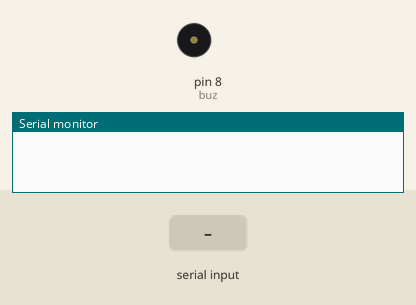
This sketch was run on a simulated Arduino Uno, built with avr-gcc and run on an emulated ATmega328P. On the bench: buzzer (waves = sounding), the last lines printed to the serial monitor. Inputs (shaded band) come from the test bench.

Above: at 1.2 s.
1.3 s: "1" received over Serial
At 1.7 s:
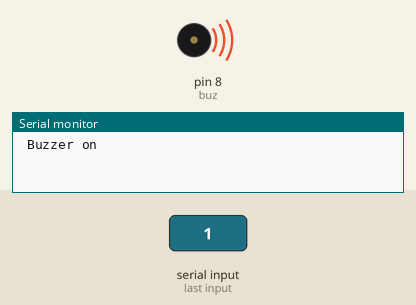
2.8 s: "0" received over Serial
At 4.0 s:
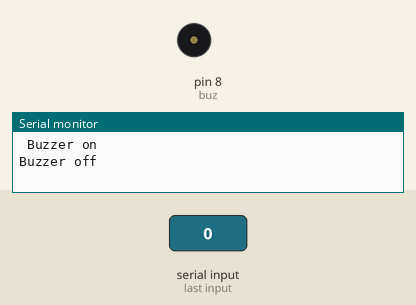
Timing chart, 0 to 5.8 s (numbered marks = the images above; inputs shaded):
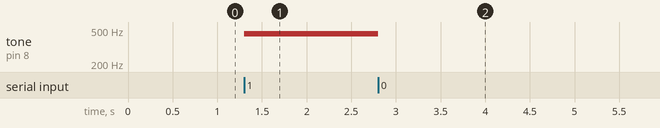

Measured:
- after the input at 1.3 s, tone on pin 8 (buz): silent → 450 Hz at once
- after the input at 2.8 s, tone on pin 8 (buz): 450 Hz → silent at once

The sketch:

code1.ino.ino
```cpp
 int buz =8;


 void setup() {
  pinMode(buz, OUTPUT);


  //start serial
  Serial.begin(9600);

}

void loop() {
  int i;

   if(Serial.available()>0){
    char lettre = Serial.read();
    if(lettre == '1'){

        tone(buz, 450);
        Serial.println(" Buzzer on");

      }


    else if (lettre == '0'){
      noTone(buz);
      Serial.println("Buzzer off");
    }
   }
}
```
